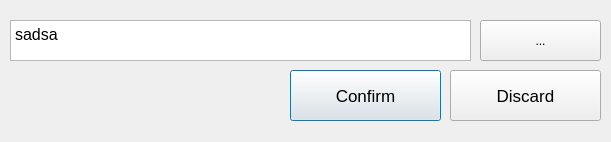
<?xml version="1.0" encoding="UTF-8"?>
<ui version="4.0">
 <class>Dialog</class>
 <widget class="QDialog" name="Dialog">
  <property name="geometry">
   <rect>
    <x>0</x>
    <y>0</y>
    <width>611</width>
    <height>142</height>
   </rect>
  </property>
  <property name="windowTitle">
   <string>Dialog</string>
  </property>
  <widget class="QTextBrowser" name="textBrowser">
   <property name="geometry">
    <rect>
     <x>10</x>
     <y>20</y>
     <width>461</width>
     <height>41</height>
    </rect>
   </property>
   <property name="html">
    <string>&lt;!DOCTYPE HTML PUBLIC &quot;-//W3C//DTD HTML 4.0//EN&quot; &quot;http://www.w3.org/TR/REC-html40/strict.dtd&quot;&gt;
&lt;html&gt;&lt;head&gt;&lt;meta name=&quot;qrichtext&quot; content=&quot;1&quot; /&gt;&lt;style type=&quot;text/css&quot;&gt;
p, li { white-space: pre-wrap; }
&lt;/style&gt;&lt;/head&gt;&lt;body style=&quot; font-family:'MS Shell Dlg 2'; font-size:8.25pt; font-weight:400; font-style:normal;&quot;&gt;
&lt;p style=&quot; margin-top:0px; margin-bottom:0px; margin-left:0px; margin-right:0px; -qt-block-indent:0; text-indent:0px;&quot;&gt;&lt;span style=&quot; font-size:12pt;&quot;&gt;sadsa&lt;/span&gt;&lt;/p&gt;&lt;/body&gt;&lt;/html&gt;</string>
   </property>
  </widget>
  <widget class="QToolButton" name="toolButton">
   <property name="geometry">
    <rect>
     <x>480</x>
     <y>20</y>
     <width>121</width>
     <height>41</height>
    </rect>
   </property>
   <property name="text">
    <string>...</string>
   </property>
  </widget>
  <widget class="QPushButton" name="pushButton">
   <property name="geometry">
    <rect>
     <x>290</x>
     <y>70</y>
     <width>151</width>
     <height>51</height>
    </rect>
   </property>
   <property name="font">
    <font>
     <pointsize>13</pointsize>
    </font>
   </property>
   <property name="text">
    <string>Confirm</string>
   </property>
  </widget>
  <widget class="QPushButton" name="pushButton_2">
   <property name="geometry">
    <rect>
     <x>450</x>
     <y>70</y>
     <width>151</width>
     <height>51</height>
    </rect>
   </property>
   <property name="font">
    <font>
     <pointsize>13</pointsize>
    </font>
   </property>
   <property name="text">
    <string>Discard</string>
   </property>
  </widget>
 </widget>
 <resources/>
 <connections/>
</ui>
